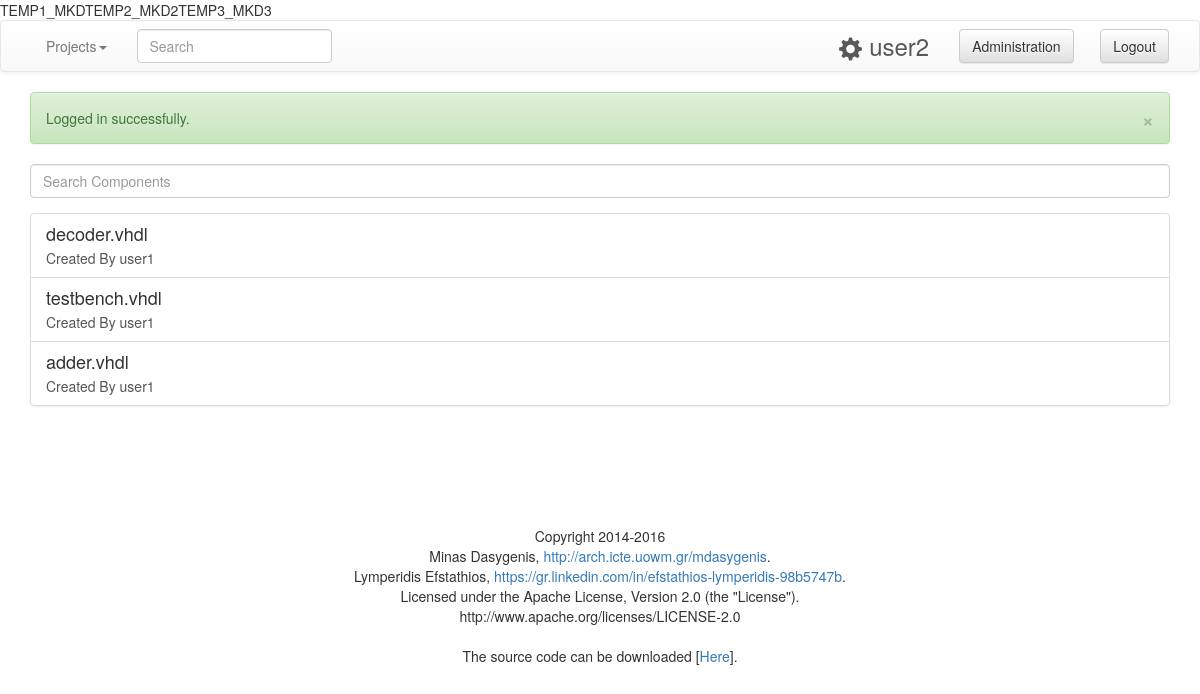
The page /libraries (signed in) on the database its author committed.
### tables this page shows
CREATE TABLE `libraries` (
  `id` int(11) NOT NULL,
  `name` varchar(50) NOT NULL,
  `approved` tinyint(1) NOT NULL DEFAULT '0',
  `owner_id` int(11) NOT NULL,
  `file_id` int(11) NOT NULL,
  `version` smallint(4) NOT NULL DEFAULT '1',
  `pending_suggestion` tinyint(1) NOT NULL DEFAULT '0',
  `rating` float NOT NULL DEFAULT '0',
  `rating_count` int(10) NOT NULL DEFAULT '0',
  `downloads` int(10) NOT NULL DEFAULT '0'
);

CREATE TABLE `users` (
  `id` int(11) NOT NULL,
  `username` varchar(25) NOT NULL,
  `password` varchar(32) NOT NULL,
  `type` int(1) NOT NULL DEFAULT '0',
  `email` varchar(50) NOT NULL,
  `telephone` bigint(10) DEFAULT NULL,
  `activated` tinyint(1) NOT NULL DEFAULT '0',
  `activ_code` int(6) NOT NULL,
  `theme` tinyint(1) NOT NULL DEFAULT '0',
  `available_space` int(6) NOT NULL DEFAULT '20'
);

### index.php (called while the page is built, shortened)
<?php
include('loader.php');
$allowed_action=false;
if( (isset($_SESSION['vhdl_user']['loged_in']) && $_SESSION['vhdl_user']['loged_in']==1) || $allowed_action==true ){
	if( isset($_GET['action']) ){
		$included_file = $_GET['action'].'.php';
	}else{
		if($_SESSION['vhdl_user']['id'] == '0'){
			$included_file='loggedin_sid.php';
		}else{
			$included_file='loggedin.php';
		}
	}
}else{
	$included_file='loggedout.php';
}
include('theme/header.php');
include('pages/'.$included_file);
include('theme/footer.php');
if(isset($_GET)){
	var_dump($_GET);
}
if(isset($_POST)){
	var_dump($_POST);
}
if(isset($_SESSION)){
	var_dump($_SESSION);
}
?>

### classes/Database.php (called while the page is built, shortened)
<?php
class Database {
	public $conn;
	public function __construct(){
		$db_host="localhost";
		$db_username="root";
		$db_password="";
		$db_name="vhdl_compiler";
		try{
			$this->conn = new PDO("mysql:host=$db_host;dbname=$db_name;charset=utf8",$db_username,$db_password);
		}
			catch(PDOException $pe){
			die('Connection error:' . $pe->getmessage());
		}
	}
	public function get_latest_libraries($name,$num,$begin) {
		$query = "SELECT libraries.*, users.username as owner FROM libraries JOIN users ON libraries.owner_id = users.id WHERE name LIKE '".$name."%' AND libraries.approved='1' ORDER BY libraries.id DESC LIMIT ".$num.",".$begin;
		$statement = $this->conn->prepare($query);
		$statement->execute();
		return $statement->fetchAll();
	}
}
?>

### pages/extra/list-all-libraries.php (the view, shortened to what this page needs)
<?php
	$libraries = $db->get_latest_libraries($name,$page,19);
?>
<div class="list-group">
	<?php
	foreach($libraries as $library){
		$link_library = $BASE_URL."/libraries/".$library['name'];
	?>
		<a href="<?php echo $link_library; ?>" class="list-group-item">
			<h4 class="list-group-item-heading">
				<?php echo $library['name']; ?>
			</h4>
			<p class="list-group-item-text"> Created By <?php echo $library['owner']; ?></p>
		</a>
	<?php } ?>
</div>
<center>
</center>

### rows shown on the page
libraries: name "decoder.vhdl", owner.username "user1"
libraries: name "testbench.vhdl", owner.username "user1"
libraries: name "adder.vhdl", owner.username "user1"

### other values the page prints
$_SESSION['vhdl_user']['username'] "user2"
$this->messages[$msg_id][0] "Logged in successfully."
